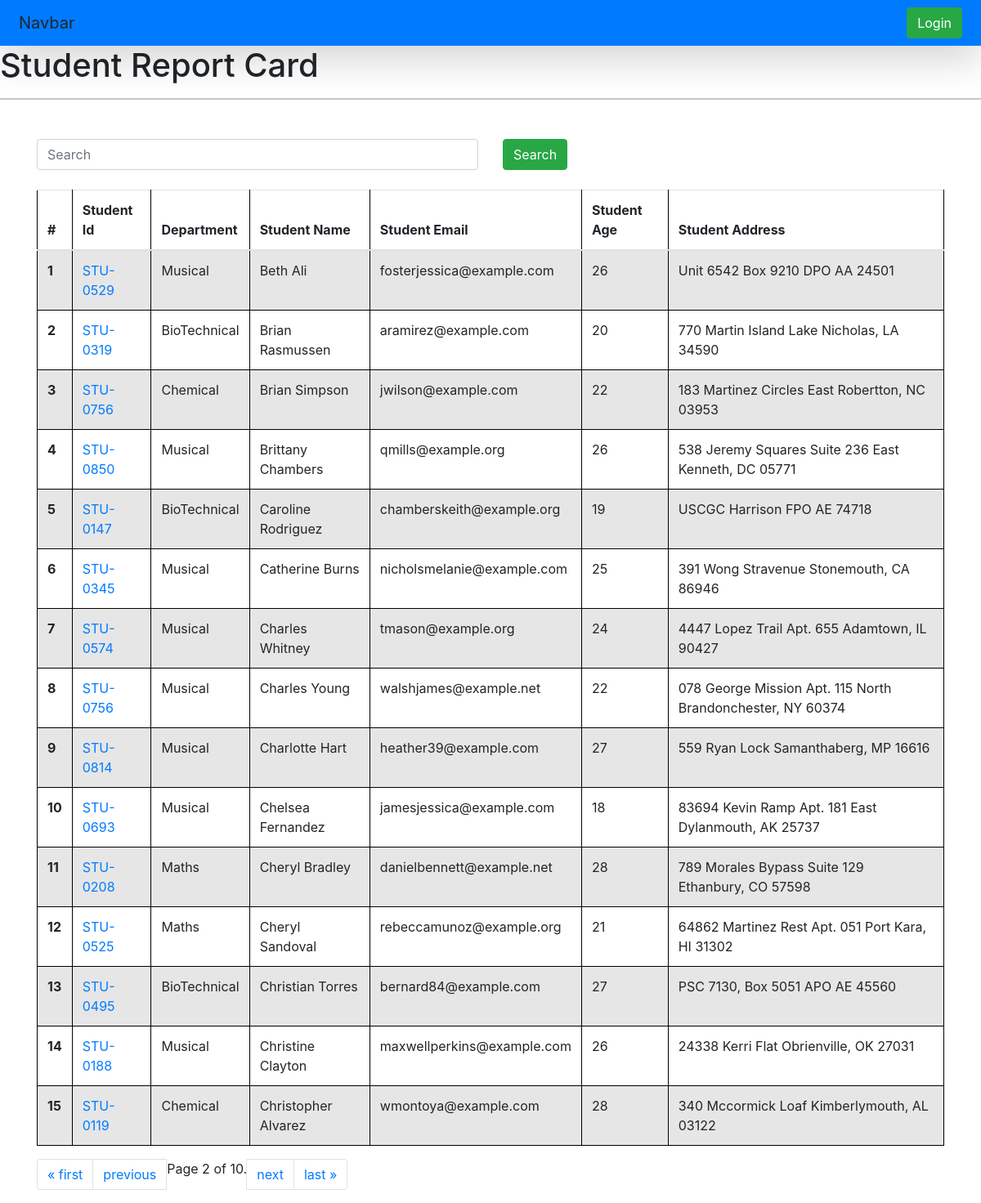
The app's page /student/?page=2 with its own data.
### vege/models.py (models this page shows, shortened)
class Student(models.Model):
    student_id = models.OneToOneField(
        StudentID, related_name="studentid", on_delete=models.CASCADE
    )
    department = models.ForeignKey(
        Department, related_name="student_dept", on_delete=models.CASCADE
    )
    student_name = models.CharField(max_length=100)
    student_email = models.EmailField(unique=True)
    student_age = models.IntegerField(default=18)
    student_address = models.TextField()
    class Meta:
        ordering = ["student_name"]
        verbose_name = "student"

class StudentID(models.Model):
    student_id = models.CharField(max_length=100)
    def __str__(self) -> str:
        return self.student_id

class Department(models.Model):
    department = models.CharField(max_length=100)
    def __str__(self) -> str:
        return self.department
    class Meta:
        ordering = ["department"]

### vege/views.py (the view, shortened to what this page needs)
# urls.py: path("student/", get_student, name="get_student"),
def get_student(request):
    queryset = Student.objects.all()
    paginator = Paginator(queryset, 15)  # Show 25 contacts per page.
    page_number = request.GET.get("page", 1)
    page_obj = paginator.get_page(page_number)
    return render(request, "reports/students.html", {"queryset": page_obj})

### vege/templates/reports/students.html (shortened to what this page needs)
{%extends "base.html"%}
{%block start%}
<h1>Student Report Card</h1>
<link rel="stylesheet" href="https://cdn.jsdelivr.net/npm/bootstrap@4.3.1/dist/css/bootstrap.min.css"
>
<hr>
<div class="container mt-5">
    <form class="mb-4">
        <div class="row">
            <div class="col-md-6">
                <input class="form-control" placeholder="Search" name="search">
            </div>
            <div class="col-md-6">
                <button class="btn btn-success">Search</button>
            </div>
        </div>
    </form>
    <table class="table table-striped">
        <thead>
            <tr>
                <th scope="col">#</th>
                <th scope="col">Student Id</th>
                <th scope="col">Department</th>
                <th scope="col">Student Name</th>
                <th scope="col">Student Email</th>
                <th scope="col">Student Age</th>
                <th scope="col">Student Address</th>
            </tr>
        </thead>
        <tbody>
            {% for student in queryset %}
            <tr>
                <th scope="row">{{forloop.counter}}</th>
                <td><a href="{% url 'see_marks' student.student_id %}">{{student.student_id}}</a></td>
                <td>{{student.department}}</td>
                <td>{{student.student_name}}</td>
                <td>{{student.student_email}}</td>
                <td>{{student.student_age}}</td>
                <td>{{student.student_address}}</td>
            </tr>
            {% endfor %}
        </tbody>
    </table>
    <nav aria-label="Page navigation example">
        <ul class="pagination">
            {% if queryset.has_previous %}
            <li class="page-item"><a class="page-link" href="?page=1">&laquo; first</a></li>
            <li class="page-item"><a class="page-link" href="?page={{ queryset.previous_page_number }}">previous</a>
            </li>
            {% endif %}
            <span class="current">
                Page {{ queryset.number }} of {{ queryset.paginator.num_pages }}.
            </span>
            {% if queryset.has_next %}
            <li class="page-item"><a class="page-link" href="?page={{ queryset.next_page_number }}">next</a></li>
            <li class="page-item"><a class="page-link" href="?page={{ queryset.paginator.num_pages }}">last
                    &raquo;</a></li>
            {% endif %}
        </ul>
    </nav>
</div>
{%endblock%}

### home/Templates/base.html (style rules this page uses)
table { width: 100%; border-collapse: collapse; }
table, th, td { border: 1px solid black; }
th, td { padding: 10px; text-align: left; }

### records on screen
Student: student_id "STU-0529", department "Musical", student_name "Beth Ali", student_email "fosterjessica@example.com", student_age "26", student_address "Unit 6542 Box 9210 DPO AA 24501"
Student: student_id "STU-0319", department "BioTechnical", student_name "Brian Rasmussen", student_email "aramirez@example.com", student_age "20", student_address "770 Martin Island Lake Nicholas, LA 34590"
Student: student_id "STU-0756", department "Chemical", student_name "Brian Simpson", student_email "jwilson@example.com", student_age "22", student_address "183 Martinez Circles East Robertton, NC 03953"
Student: student_id "STU-0850", department "Musical", student_name "Brittany Chambers", student_email "qmills@example.org", student_age "26", student_address "538 Jeremy Squares Suite 236 East Kenneth, DC 05771"
Student: student_id "STU-0147", department "BioTechnical", student_name "Caroline Rodriguez", student_email "chamberskeith@example.org", student_age "19", student_address "USCGC Harrison FPO AE 74718"
Student: student_id "STU-0345", department "Musical", student_name "Catherine Burns", student_email "nicholsmelanie@example.com", student_age "25", student_address "391 Wong Stravenue Stonemouth, CA 86946"
Student: student_id "STU-0574", department "Musical", student_name "Charles Whitney", student_email "tmason@example.org", student_age "24", student_address "4447 Lopez Trail Apt. 655 Adamtown, IL 90427"
Student: student_id "STU-0756", department "Musical", student_name "Charles Young", student_email "walshjames@example.net", student_age "22", student_address "078 George Mission Apt. 115 North Brandonchester, NY 60374"
Student: student_id "STU-0814", department "Musical", student_name "Charlotte Hart", student_email "heather39@example.com", student_age "27", student_address "559 Ryan Lock Samanthaberg, MP 16616"
Student: student_id "STU-0693", department "Musical", student_name "Chelsea Fernandez", student_email "jamesjessica@example.com", student_age "18", student_address "83694 Kevin Ramp Apt. 181 East Dylanmouth, AK 25737"
Student: student_id "STU-0208", department "Maths", student_name "Cheryl Bradley", student_email "danielbennett@example.net", student_age "28", student_address "789 Morales Bypass Suite 129 Ethanbury, CO 57598"
Student: student_id "STU-0525", department "Maths", student_name "Cheryl Sandoval", student_email "rebeccamunoz@example.org", student_age "21", student_address "64862 Martinez Rest Apt. 051 Port Kara, HI 31302"
Student: student_id "STU-0495", department "BioTechnical", student_name "Christian Torres", student_email "bernard84@example.com", student_age "27", student_address "PSC 7130, Box 5051 APO AE 45560"
Student: student_id "STU-0188", department "Musical", student_name "Christine Clayton", student_email "maxwellperkins@example.com", student_age "26", student_address "24338 Kerri Flat Obrienville, OK 27031"
Student: student_id "STU-0119", department "Chemical", student_name "Christopher Alvarez", student_email "wmontoya@example.com", student_age "28", student_address "340 Mccormick Loaf Kimberlymouth, AL 03122"

### other values on screen
{{ queryset.number }} "2"
{{ queryset.paginator.num_pages }} "10"
